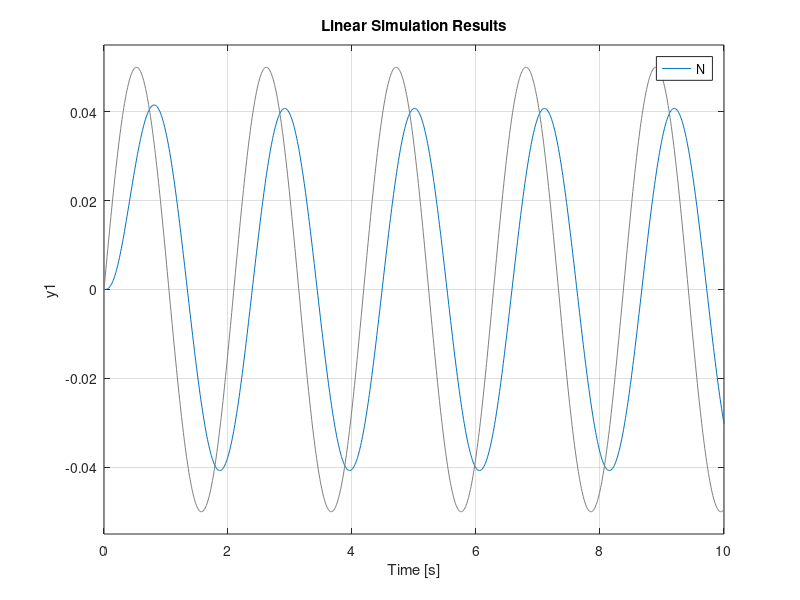
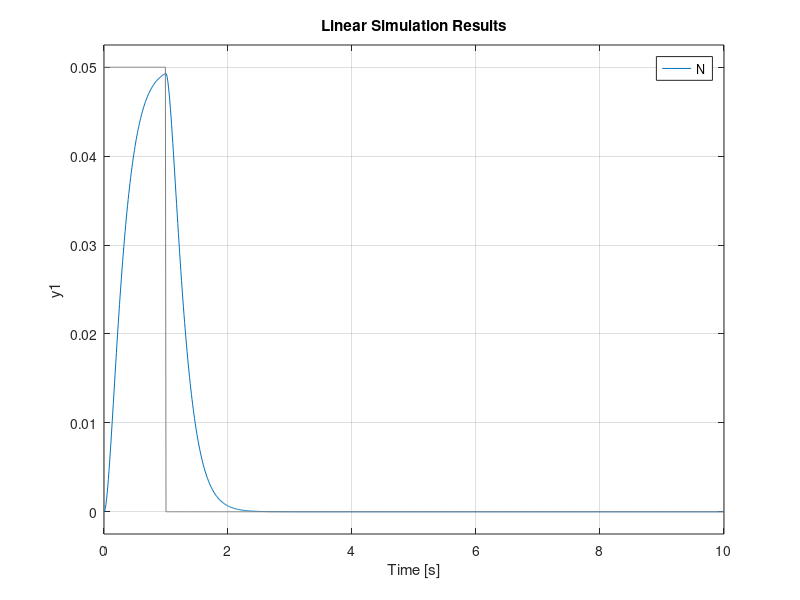
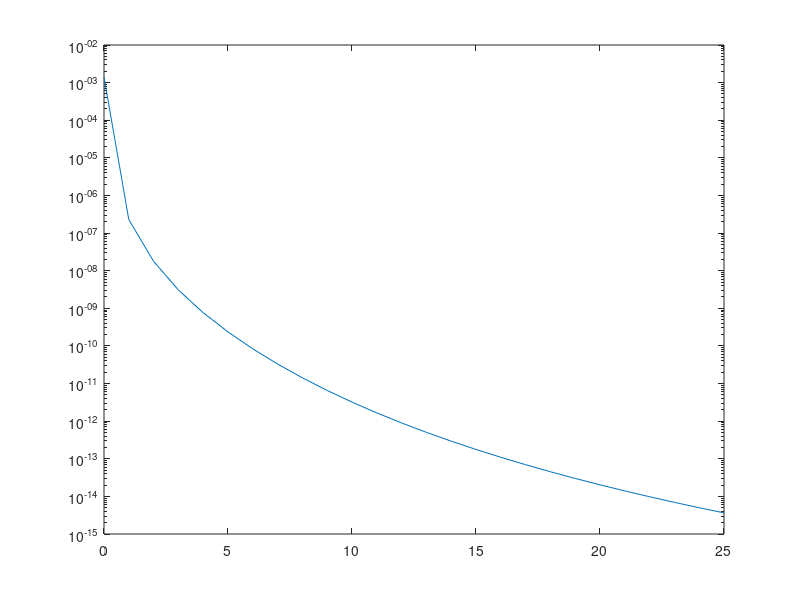

Write the MATLAB code that produced these figures, in order.
clc;
clear all;
% close all;


coeff = 0;
m_p = 0.16; %kg
c_p = 0.4; %Ns/m
k_p = 6.32; %N/m
w_n = sqrt(k_p/m_p);
zeta= c_p/(2*sqrt(k_p*m_p));
% T=2*zeta*w_n*m_p;
% for T = 2:0.01:3;
T= 2.01; %optimised T

coeff=coeff +1;    

% G = tf([0,0,k_p],[m_p,d_d,k_p+d_p]);
N = tf([0,0,k_p],[m_p,T,k_p]);
% bode(N);
% hold on;
%% sine excitation
t = 0:0.01:10;
excitation_sin = 0.05*sin(3*t);

% figure()
% plot(t,excitation_sin)

 figure(1)
lsim(N,excitation_sin,t) % sine excitation
hold on;
 %% Impulse
stepinput = 0.05*ones([1 length(t)]);
for i = 101:length(t)
   stepinput(i) = 0; 
end

figure(2)
lsim(N,stepinput,t) % impulse excitation
hold on;
 %%PSD
w = 0:25;
PSD = (4.028e-7)./((2.88e-4)+(0.68*w.^2)+w.^4);
Hfreqdomain = freqresp(N,w);
N = abs(Hfreqdomain(:))';
PSD = N.^2.*PSD;

figure(3)
semilogy(w,PSD)
hold on
% 
%  zeta_calc(coeff) = T/(2*w_n*m_p);
%  w_calc(coeff) = T/(2*zeta_calc(coeff)*m_p);
% % utsav(1,coeff)=T;
% %  end
% % end
